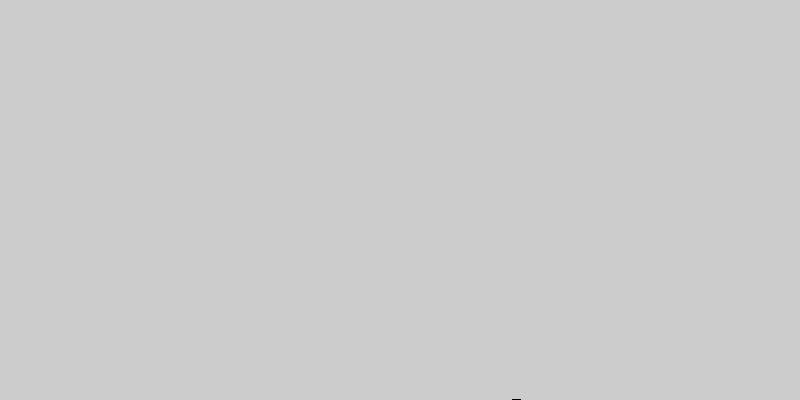
Frame 1 (no input)
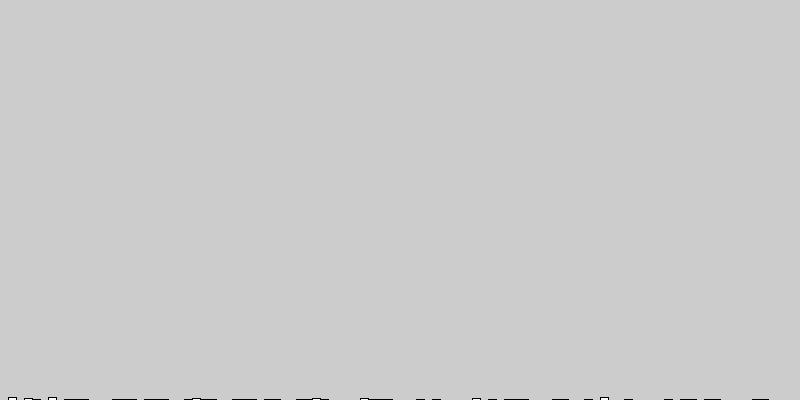
Frame 60 (the mouse pressed at the canvas centre just before this capture)
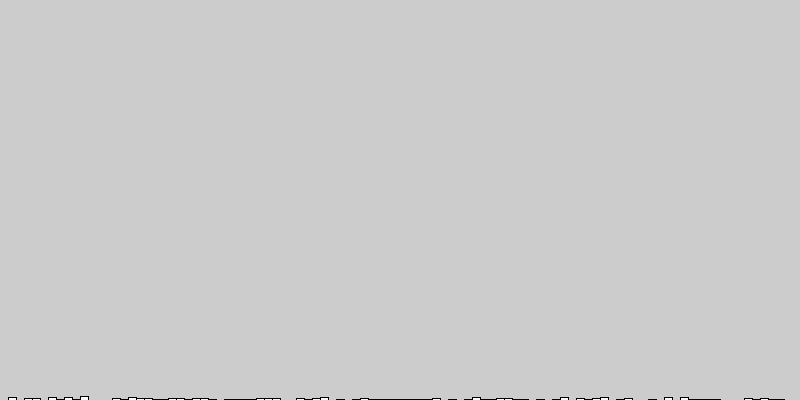
Frame 120 (the mouse held since frame 60 and released just before this capture)

The Processing sketch that drew these frames (run headless with seeded random() and noise(); from frame 60 on, the mouse is pressed at the canvas centre):

// Processing sketch: exo15_6
// ── exo15_6.pde
int[] nbOcc = new int[100];

void setup() {
  size(800, 400);
  frameRate(10000000);

  // On initialise tout à zéro
  for (int i = 0; i < nbOcc.length; i++) {
    nbOcc[i] = 0;
  }
}

void draw() {
  // On génère un nombre aléatoire
  int r = int(random(nbOcc.length));

  // On met à jour le nombre de ses occurrences
  nbOcc[r]++;

  for (int i = 0; i < nbOcc.length; i++) {
    rect((width/nbOcc.length)*i, height, (width/nbOcc.length), -nbOcc[i]);
  }
}
